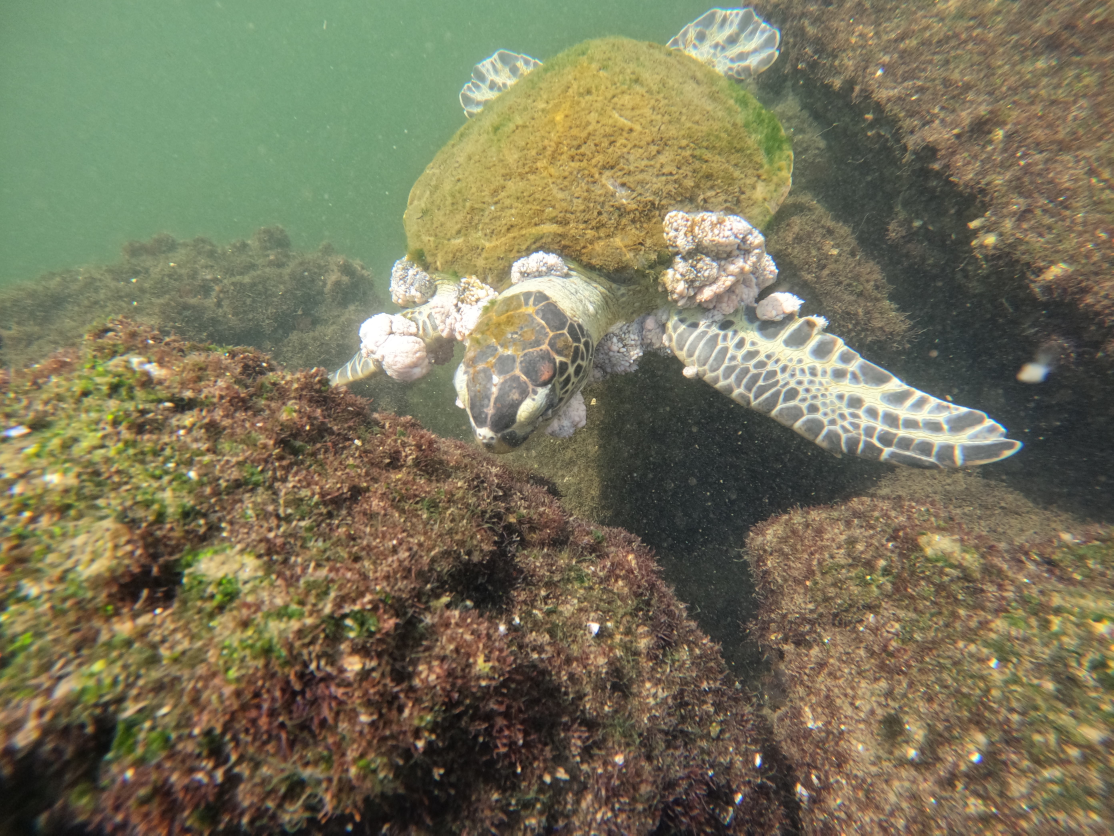
#> input picture notebooks/imgs/CM002/CM002F8.JPG, 5568 x 4176 px, found by its file name (shown at 1/5 size)
$ jupyter execute --allow-errors exploracao.ipynb   (older library calls are emulated)
#> lines starting #> are read from the running program, lines starting #| are printed output that depends on the picture
[cell 1]
import cv2
import matplotlib.pyplot as plt
import imutils

[cell 2]
ddepth = cv2.CV_16S
kernel_size = 3
window_name = "Laplace Demo"

[cell 3]
image = cv2.imread("imgs/CM002/CM002F8.JPG")[1300:2400, 2100:3200]
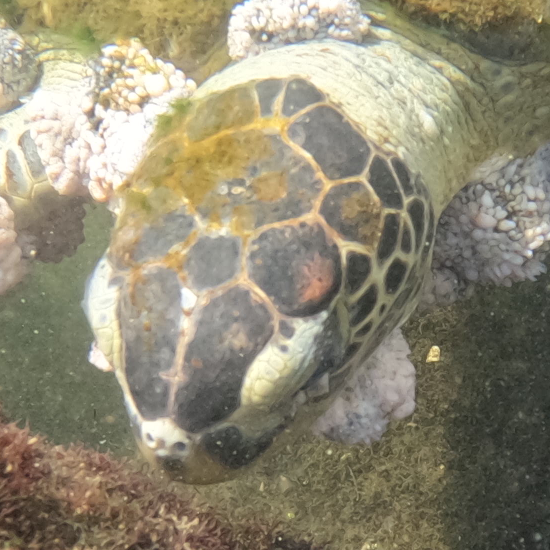
#> image: shape (1100, 1100, 3) (shown at 1/2 size); mean B, G, R 117.2, 138.7, 145.1

[cell 4]
image_gray = cv2.cvtColor(image, cv2.COLOR_BGR2GRAY)
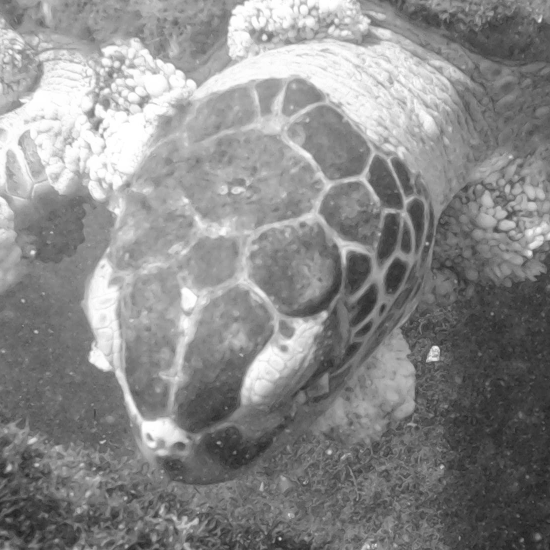
#> image_gray: shape (1100, 1100) (shown at 1/2 size); min 27, max 255, mean 138.1

$ run again, with notebooks/imgs/CM002/CM002F1.JPG copied over notebooks/imgs/CM002/CM002F8.JPG
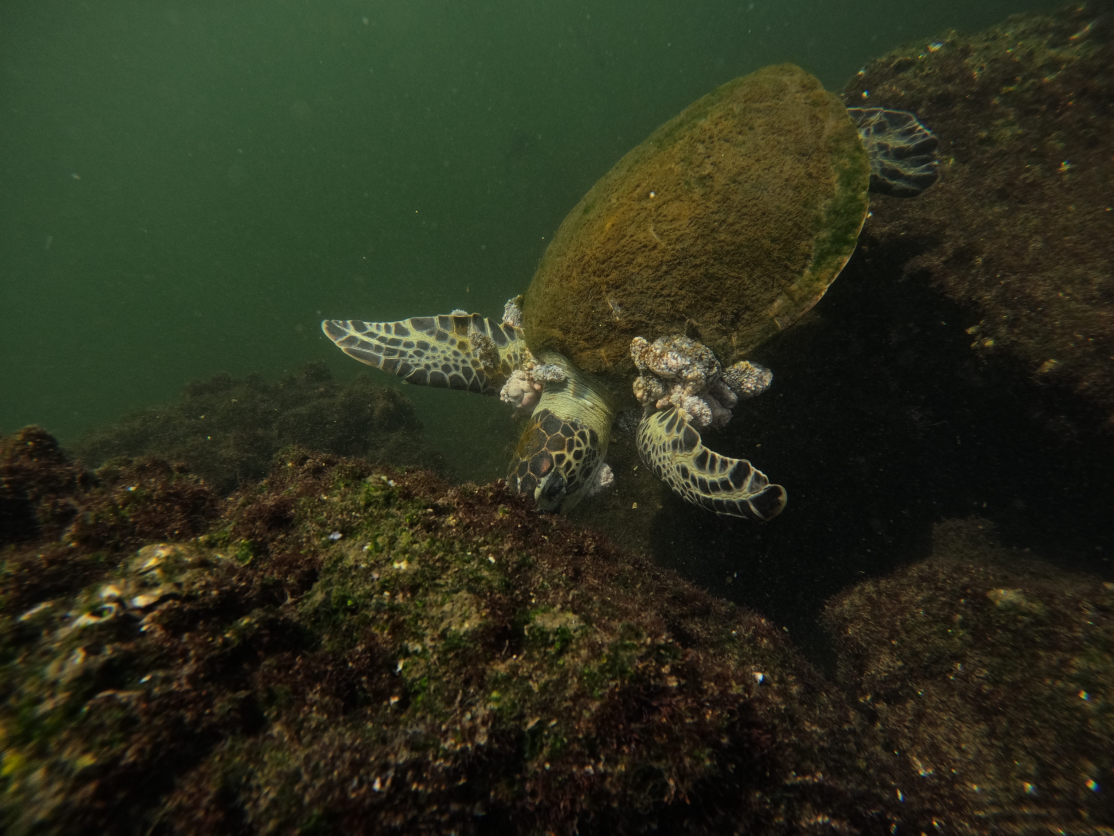
#> input picture notebooks/imgs/CM002/CM002F1.JPG, 5568 x 4176 px, found by its file name (shown at 1/5 size)
#> `image = cv2.imread("imgs/CM002/CM002F8.JPG")[1300:2400, 2100:3200]`:
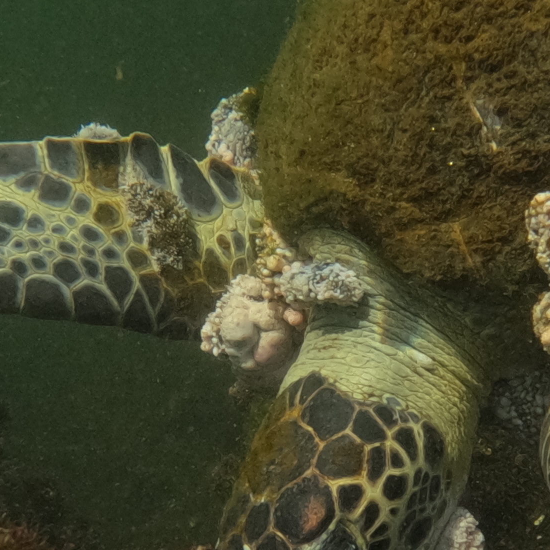
#> image: shape (1100, 1100, 3) (shown at 1/2 size); mean B, G, R 45.7, 73.6, 73
#> `image_gray = cv2.cvtColor(image, cv2.COLOR_BGR2GRAY)`:
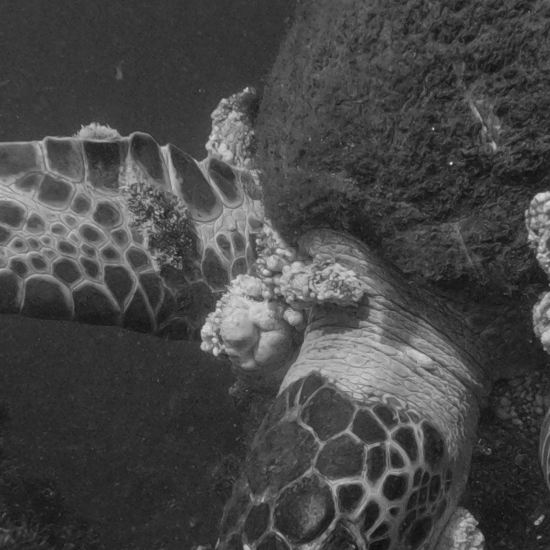
#> image_gray: shape (1100, 1100) (shown at 1/2 size); min 6, max 247, mean 70.2

$ run again, with notebooks/imgs/CM002/CM002F10.JPG copied over notebooks/imgs/CM002/CM002F8.JPG
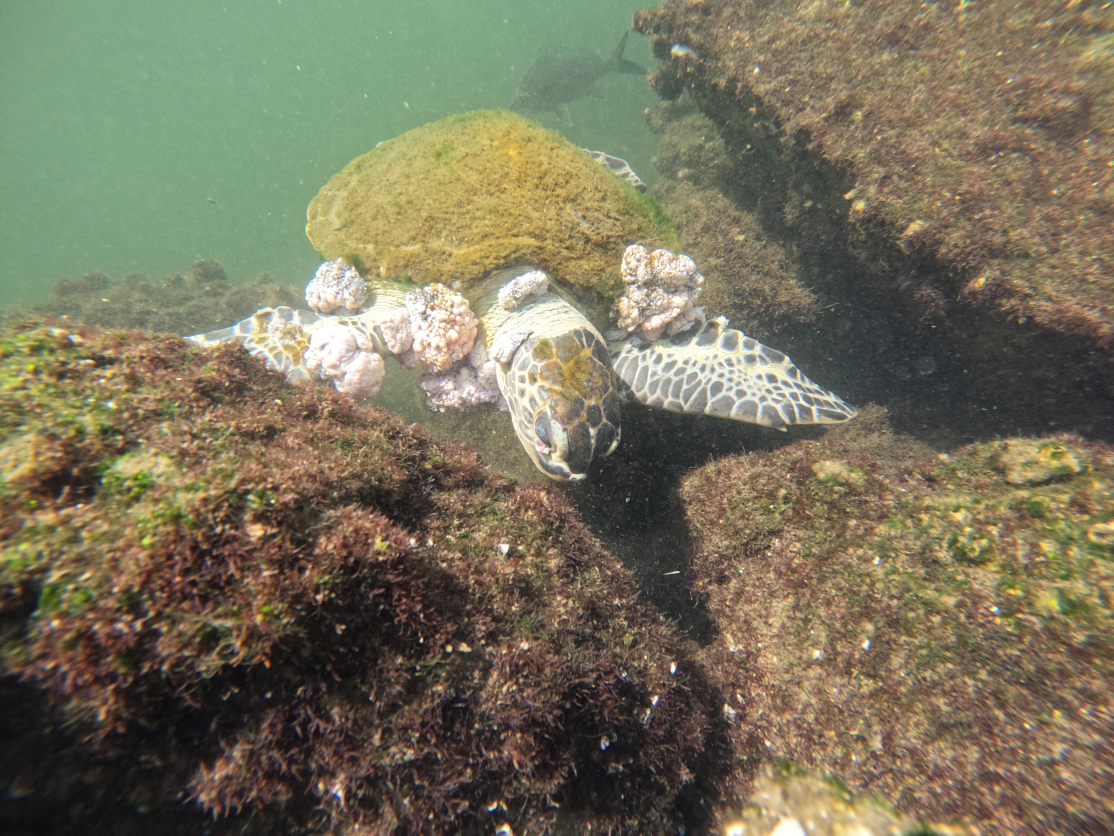
#> input picture notebooks/imgs/CM002/CM002F10.JPG, 5568 x 4176 px, found by its file name (shown at 1/5 size)
#> `image = cv2.imread("imgs/CM002/CM002F8.JPG")[1300:2400, 2100:3200]`:
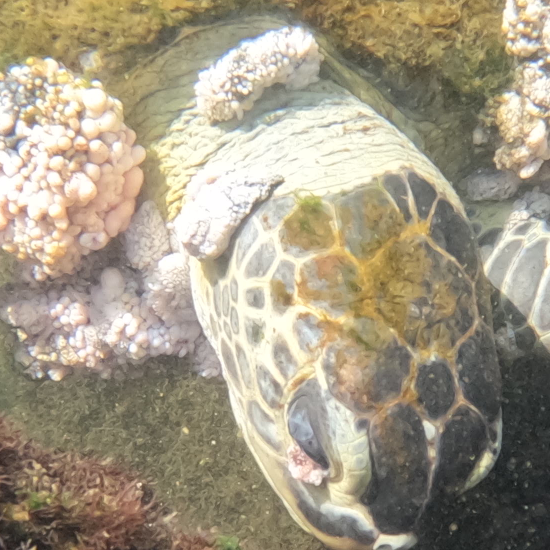
#> image: shape (1100, 1100, 3) (shown at 1/2 size); mean B, G, R 133.7, 154.4, 164.2
#> `image_gray = cv2.cvtColor(image, cv2.COLOR_BGR2GRAY)`:
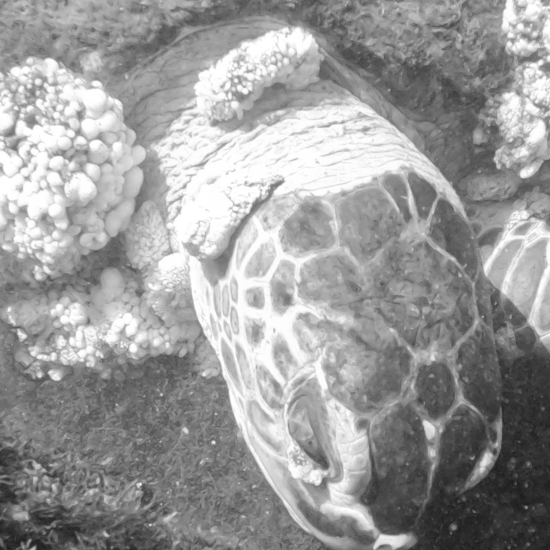
#> image_gray: shape (1100, 1100) (shown at 1/2 size); min 22, max 255, mean 155

$ run again, with notebooks/imgs/CM002/CM002F2.JPG copied over notebooks/imgs/CM002/CM002F8.JPG
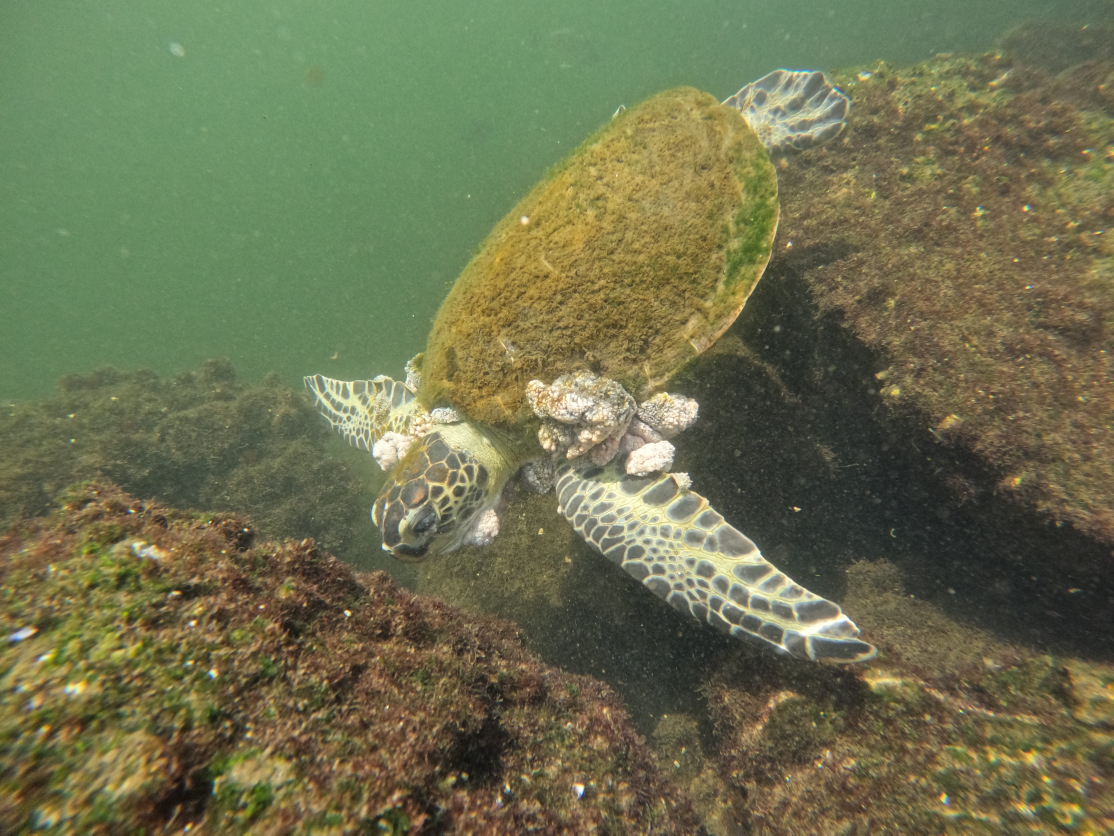
#> input picture notebooks/imgs/CM002/CM002F2.JPG, 5568 x 4176 px, found by its file name (shown at 1/5 size)
#> `image = cv2.imread("imgs/CM002/CM002F8.JPG")[1300:2400, 2100:3200]`:
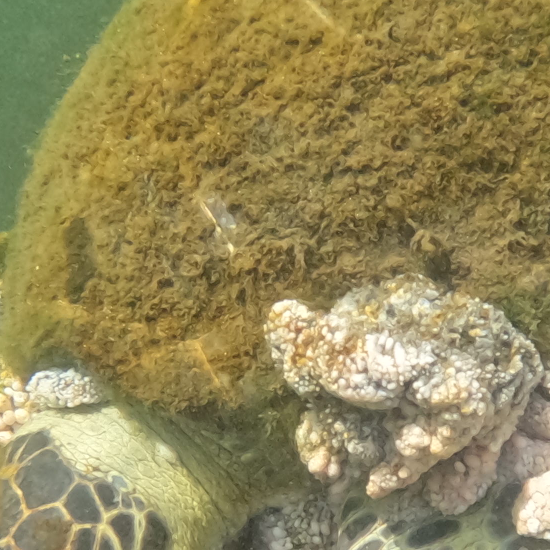
#> image: shape (1100, 1100, 3) (shown at 1/2 size); mean B, G, R 89.1, 136.7, 148.5
#> `image_gray = cv2.cvtColor(image, cv2.COLOR_BGR2GRAY)`:
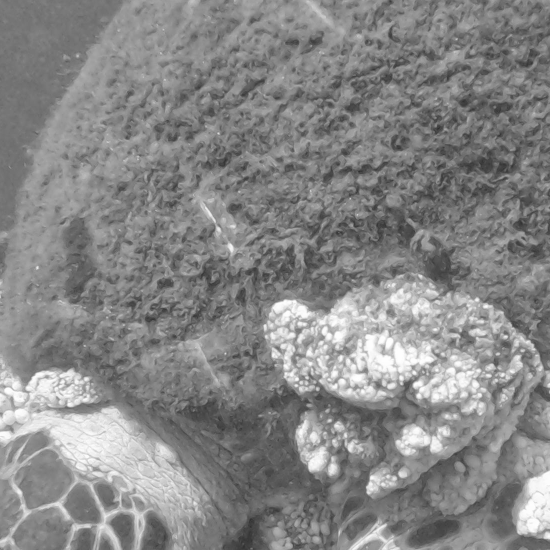
#> image_gray: shape (1100, 1100) (shown at 1/2 size); min 44, max 255, mean 134.8
